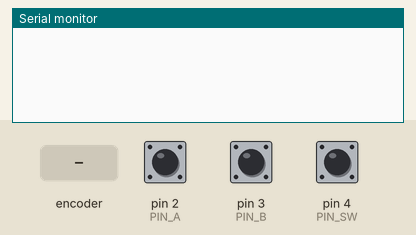
This sketch was run on a simulated Arduino Uno, built with avr-gcc and run on an emulated ATmega328P. Parts: the last lines printed to the serial monitor. The inputs (shaded band) are chosen by the test bench; at power-on: pin 4 (PIN_SW) HIGH, pin 2 (PIN_A) HIGH, pin 3 (PIN_B) HIGH.

Above: at 1.2 s.
1.3 s: rotary encoder on pin 2 (PIN_A) / pin 3 (PIN_B) turned 1 step (first pin leading)
At 2.5 s:
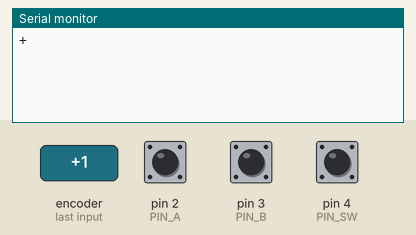
3.0 s: pin 4 (PIN_SW) pulled LOW for 0.15 s
At 3.4 s:
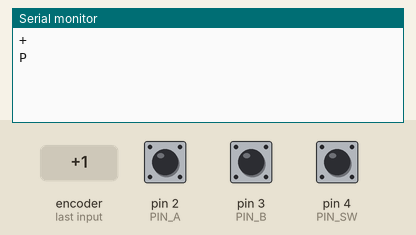
4.6 s: rotary encoder on pin 2 (PIN_A) / pin 3 (PIN_B) turned 2 steps (second pin leading)
At 6.3 s:
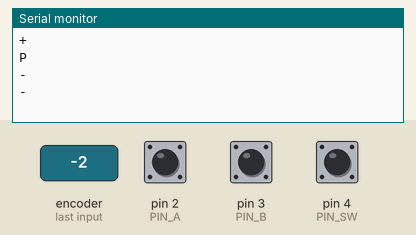

The sketch:

promicro_encoder_test.ino
```cpp
// Pro Micro encoder test: one EC11 encoder, sent over USB to tools/serial_bridge.py.
//
// Wiring (encoder pins facing you, 3 pins on one side, 2 on the other):
//   A (left)   -> pin 2       C (middle) -> GND       B (right) -> pin 3
//   switch pin -> pin 4       other switch pin -> GND
// No resistors needed: the internal pull-ups are used.
//
// Board: "Arduino Leonardo" (or "SparkFun Pro Micro" 5V/16MHz).
// Each detent prints "+" or "-", a press prints "P". Open the Serial Monitor (115200) to see it.

const int PIN_A = 2, PIN_B = 3, PIN_SW = 4;

// Quadrature table: index = (old state << 2) | new state
const int8_t STEPS[16] = {0, -1, 1, 0, 1, 0, 0, -1, -1, 0, 0, 1, 0, 1, -1, 0};
uint8_t state;
int8_t count;
bool lastSw = HIGH;
unsigned long swTime;

void setup() {
  pinMode(PIN_A, INPUT_PULLUP);
  pinMode(PIN_B, INPUT_PULLUP);
  pinMode(PIN_SW, INPUT_PULLUP);
  Serial.begin(115200);
  state = (digitalRead(PIN_A) << 1) | digitalRead(PIN_B);
}

void loop() {
  uint8_t now = (digitalRead(PIN_A) << 1) | digitalRead(PIN_B);
  if (now != state) {
    count += STEPS[(state << 2) | now];
    state = now;
    if (now == 0b11) {            // detent reached (EC11 rests with A and B high)
      if (count >= 2) Serial.println("+");
      else if (count <= -2) Serial.println("-");
      count = 0;
    }
  }

  bool sw = digitalRead(PIN_SW);
  if (sw != lastSw && millis() - swTime > 30) {   // 30 ms debounce
    swTime = millis();
    lastSw = sw;
    if (sw == LOW) Serial.println("P");
  }
}
```

Measured:
- after the input at 1.3 s, the serial monitor: prints a new line after 0.08 s (image 1)
- after the input at 3.0 s, the serial monitor: prints a new line at once (image 2)
- after the input at 4.6 s, the serial monitor: prints a new line after 0.08 s (image 3)
